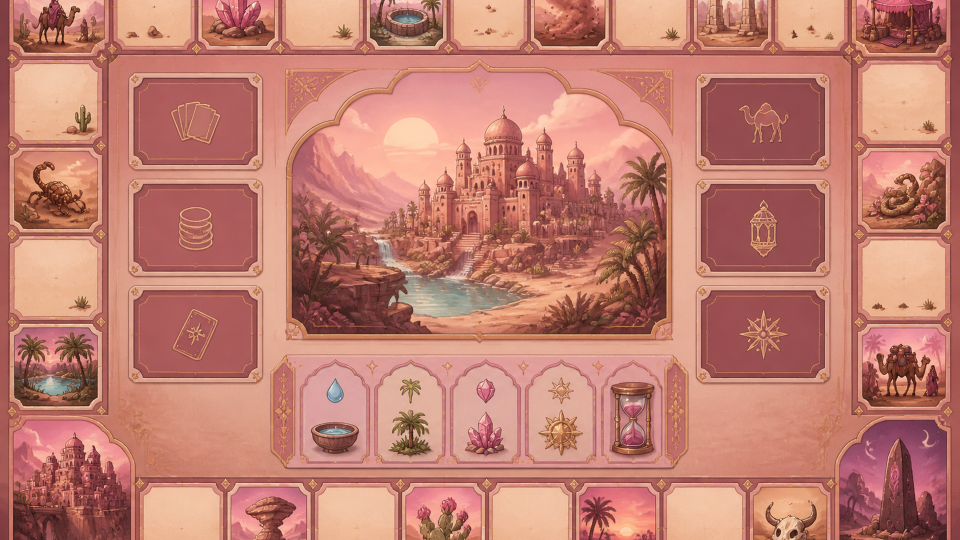
#> input picture data/boards/46c004b7a2a9482398aa262d103cf96e/02ad5018-b82e-49ce-ad23-43d20ff06c9d/mockup/board.png, 1920 x 1080 px (shown at 1/2 size)
$ python -i geometry.py   (imports and definitions only)
#> lines starting #> are read from the running program, lines starting #| are printed output that depends on the picture
"""Board geometry helpers — crop regions, place tiles on the board.

Two coordinate systems are in play:

- **Canvas coordinates**: the authoritative space the catalog and spec are
  written in (e.g. 1920 × 1080). Every bbox in the board catalog lives here.
- **Mockup coordinates**: the actual pixel space of the user's mockup file,
  which may not match canvas dimensions (AI-generated mockups rarely hit exact
  target sizes). The pipeline scales canvas-space bboxes into mockup-space at
  crop time so the same catalog works with any mockup size.

The helpers below do that translation. `crop_region` is the only place outside
this module that needs to know the conversion exists.
"""

from __future__ import annotations

from pathlib import Path

from PIL import Image


# ────────────────────────── coordinate translation ──────────────────────────


# [42 lines left out: functions canvas_to_mockup, mockup_to_canvas, not called in this run]


# ────────────────────────── mockup validation ──────────────────────────


# Fail loudly if mockup aspect ratio drifts from canvas by more than this fraction.
ASPECT_TOLERANCE = 0.05


class MockupAspectMismatch(ValueError):
    """Raised when a mockup's aspect ratio differs from the canvas by > tolerance."""


# [94 lines left out: functions validate_mockup_dimensions, crop_region, grid_snap, not called in this run]


def detect_native_scale(img: Image.Image, max_check: int = 8) -> int:
    """Heuristic to guess whether an image was rendered at Nx its native pixel resolution.

    Returns the integer scale factor that gives the lowest variance when downsampled
    and upscaled. Useful when AI returns 'pixel-art-style' output at full HD that's
    really only N×N native pixels.
    """
    w, h = img.size
    if w < 64 or h < 64:
        return 1
    best_scale, best_score = 1, float("inf")
    sample = img.convert("RGB")
    for scale in range(1, max_check + 1):
        if w % scale or h % scale:
            continue
        small = sample.resize((w // scale, h // scale), Image.LANCZOS)
        restored = small.resize((w, h), Image.NEAREST)
        score = _frame_variance(sample, restored)
        if score < best_score:
            best_score, best_scale = score, scale
    return best_scale


def _frame_variance(a: Image.Image, b: Image.Image) -> float:
    """Sum of squared per-channel differences between two same-size images."""
    px_a, px_b = a.tobytes(), b.tobytes()
    return sum((x - y) * (x - y) for x, y in zip(px_a, px_b))


# [20 lines left out: functions board_canvas, paste_tile, not called in this run]

>>> from PIL import Image
>>> picture = Image.open('../../data/boards/46c004b7a2a9482398aa262d103cf96e/02ad5018-b82e-49ce-ad23-43d20ff06c9d/mockup/board.png')
#> picture is the input picture: PIL image 1920x1080 RGB; mean R, G, B 192.6, 125.6, 111.7
>>> result = detect_native_scale(picture)
#> the loop in detect_native_scale, `for scale in range(1, max_check + 1):` made 8 passes
#> (score, best_score, best_scale) on pass 1: (0, 0, 1)
#> score on passes 2, 3, 4, 5, 6, 8: 436741114, 849094712, 1191803852, 1421555339, 1669937242, 2143329096
#> pass 2, in detect_native_scale, `small = sample.resize((w // scale, h // scale), Image.LANCZOS)`:
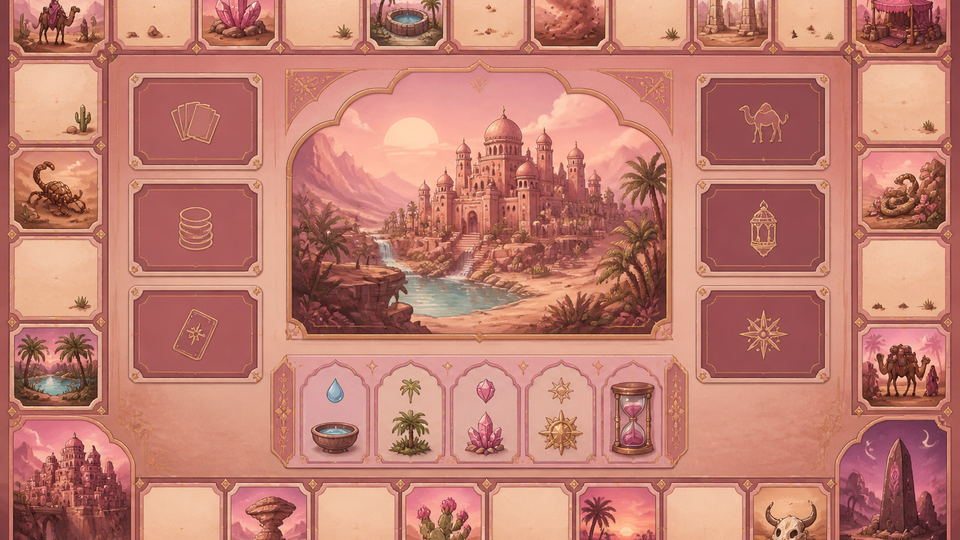
#> small: PIL image 960x540 RGB; mean R, G, B 192.6, 125.6, 111.7
#> after the loop in detect_native_scale, `for scale in range(1, max_check + 1):`: best_scale = 1; best_score = 0
#> result = 1
